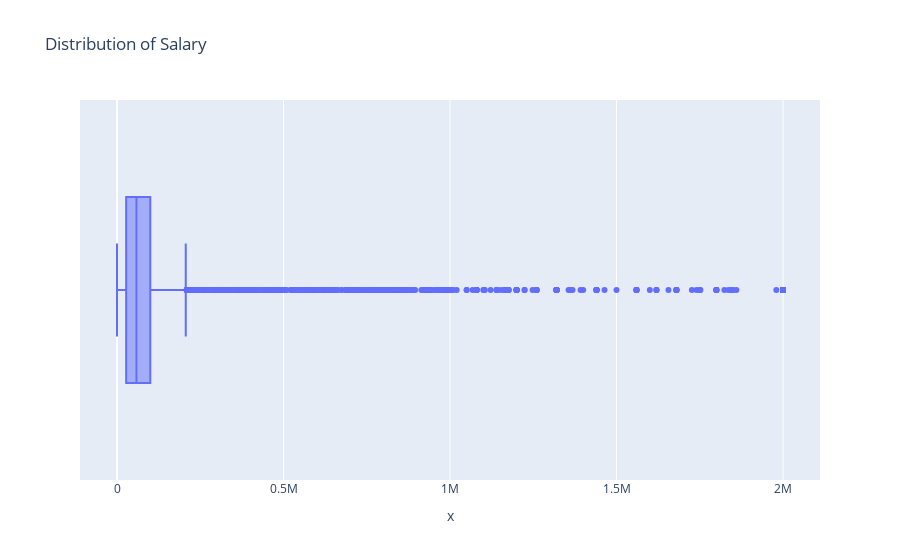

The notebook cell this image was saved under:
### Markdown cell above
## Outliers

### Code cell
# Find out if outliers exist in the column NormalizedAnnualCompensation using a box plot?
fig = px.box(x=survey_df['ConvertedComp'],title="Distribution of Salary")
fig.show()

### Figure 1 — Plotly figure (JSON) as saved in the notebook; plotly's stock layout.template omitted (floating-point values rounded to 4 significant figures; data arrays with more than 128 entries replaced by an {"elided": "..."} marker saying what was removed)
{"data": [{"alignmentgroup": "True", "hovertemplate": "x=%{x}<extra></extra>", "legendgroup": "", "marker": {"color": "#636efa"}, "name": "", "notched": false, "offsetgroup": "", "orientation": "h", "showlegend": false, "type": "box", "x": {"elided": "10605 int values"}, "x0": " ", "xaxis": "x", "y0": " ", "yaxis": "y"}], "layout": {"boxmode": "group", "legend": {"tracegroupgap": 0}, "title": {"text": "Distribution of Salary"}, "xaxis": {"anchor": "y", "domain": [0, 1], "title": {"text": "x"}}, "yaxis": {"anchor": "x", "domain": [0, 1]}}}
